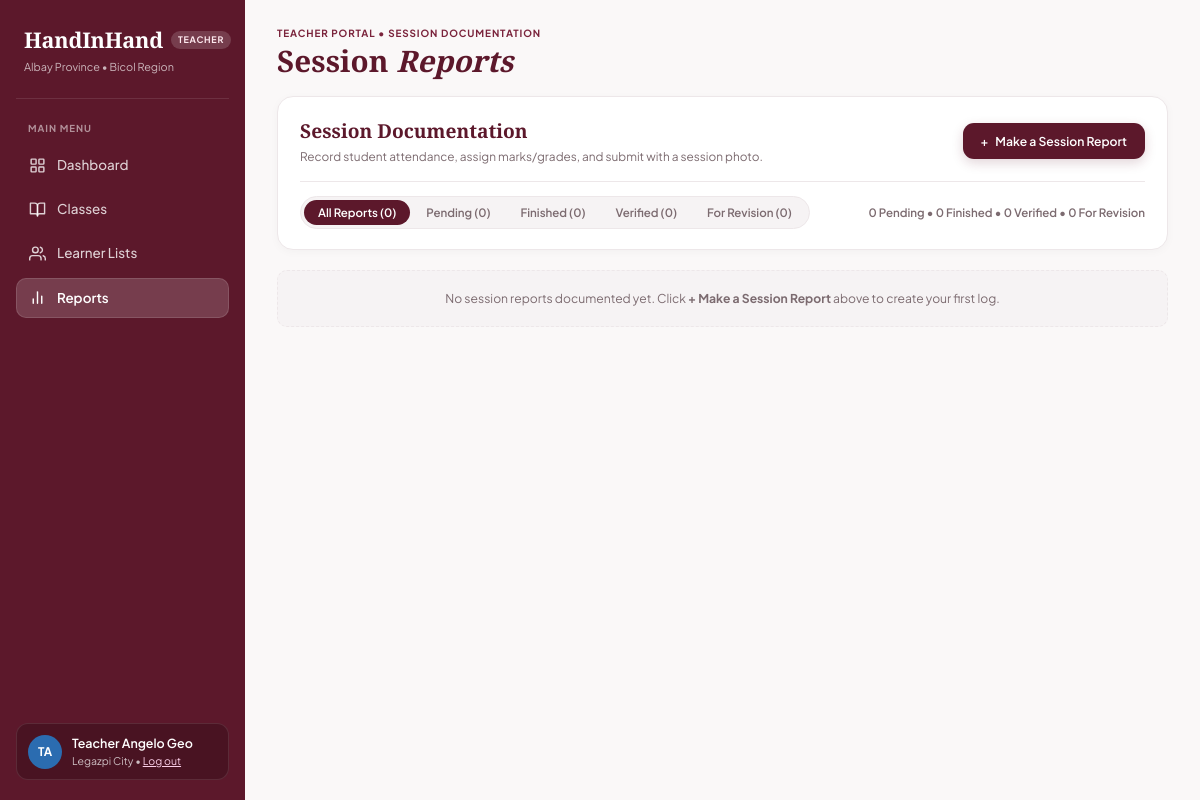
The app's page /teacher_reports.php, older data.
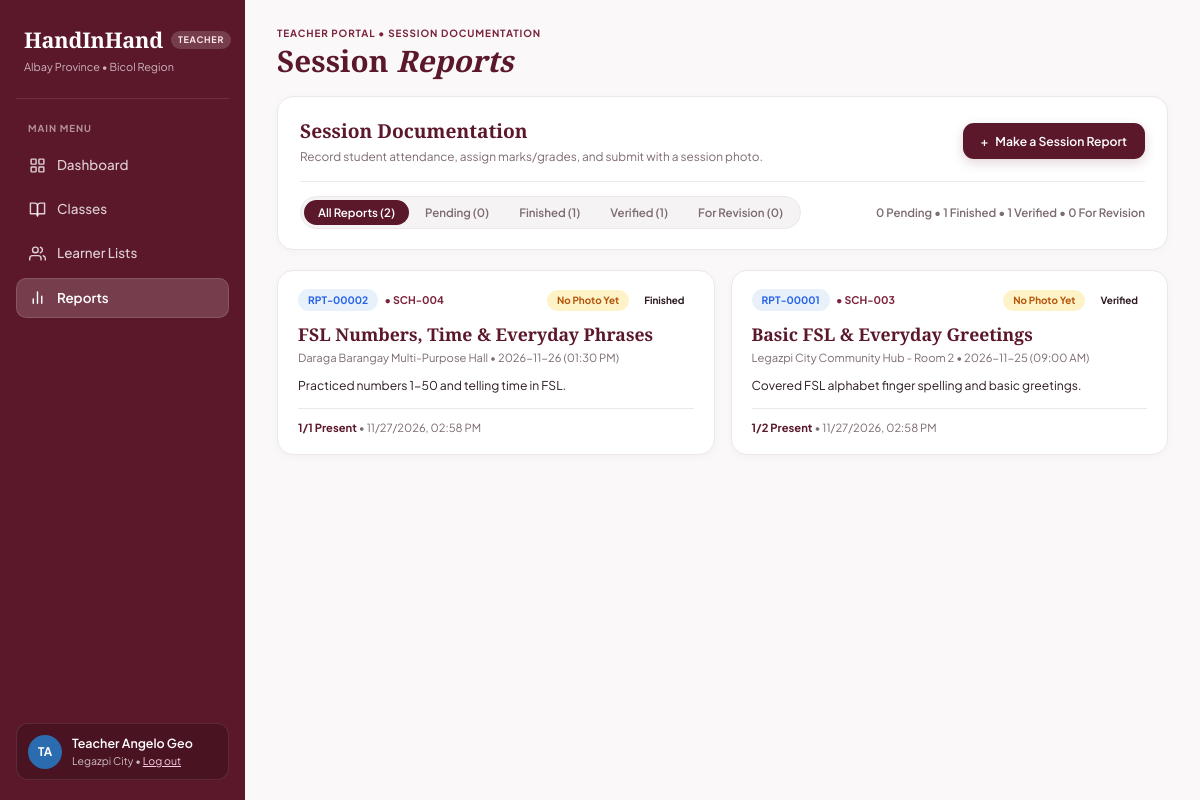
The same page, newer data.
### tables this page shows
CREATE TABLE `post_class_report` (
  `report_id` int(11) NOT NULL,
  `schedule_id` int(11) NOT NULL,
  `submitted_by` int(11) NOT NULL,
  `status` enum('Pending','Finished','Verified','For Revision') NOT NULL DEFAULT 'Pending',
  `summary_notes` text DEFAULT NULL,
  `admin_remarks` text DEFAULT NULL,
  `submission_timestamp` timestamp NOT NULL DEFAULT current_timestamp() ON UPDATE current_timestamp()
);

CREATE TABLE `class` (
  `class_id` int(11) NOT NULL,
  `created_by` int(11) NOT NULL,
  `class_title` varchar(200) NOT NULL,
  `description` text DEFAULT NULL,
  `max_capacity` int(11) NOT NULL CHECK (`max_capacity` > 0),
  `current_enrolled` int(11) NOT NULL DEFAULT 0 CHECK (`current_enrolled` >= 0 and `current_enrolled` <= `max_capacity`),
  `status` enum('Draft','Open','Ongoing','Completed','Cancelled') NOT NULL DEFAULT 'Open',
  `created_at` timestamp NOT NULL DEFAULT current_timestamp()
);

### teacher_reports.php (the view, shortened to what the changed rows need)
<?php
require_once __DIR__ . '/includes/db_connect.php';
$current_account_id = (int)($_SESSION['account_id'] ?? 0);
$teacher_id         = 0;
if (isset($conn) && $conn instanceof mysqli) {
    try {
        if ($current_account_id > 0) {
            $stmt = $conn->prepare("SELECT teacher_id, first_name, last_name FROM teachers WHERE account_id = ? LIMIT 1");
            $stmt->bind_param('i', $current_account_id);
            $stmt->execute();
            $tch = $stmt->get_result()->fetch_assoc();
            $stmt->close();
        } else {
            $res = $conn->query("SELECT teacher_id, first_name, last_name FROM teachers ORDER BY teacher_id ASC LIMIT 1");
            $tch = $res ? $res->fetch_assoc() : null;
        }
        if (!empty($tch)) {
            $teacher_id         = (int)$tch['teacher_id'];
        }
    } catch (Throwable $e) {
    }
}
$reports_list      = [];
if (isset($conn) && $conn instanceof mysqli) {
    try {
        $q_rep = "
            SELECT
                r.*,
                r.submission_timestamp AS submitted_at,
                s.schedule_id,
                s.session_date,
                s.start_time,
                c.class_id,
                c.class_title AS class_name,
                s.venue AS location,
                (SELECT p.photo_file_path FROM report_photos p
                  WHERE p.report_id = r.report_id
                  ORDER BY p.photo_id ASC LIMIT 1) AS photo_proof
            FROM post_class_report r
            JOIN class_schedule s ON s.schedule_id = r.schedule_id
            JOIN class c ON c.class_id = s.class_id
            JOIN class_teacher ct ON ct.class_id = c.class_id
            WHERE ct.teacher_id = " . (int)$teacher_id . "
            ORDER BY r.report_id DESC
        ";
        if ($res = $conn->query($q_rep)) {
            while ($rp = $res->fetch_assoc()) {
                $rid        = (int)$rp['report_id'];
                $sid        = (int)($rp['schedule_id'] ?? 0);
                $status_map    = ['pending' => 'Pending', 'finished' => 'Finished', 'verified' => 'Verified', 'for revision' => 'For Revision'];
                $raw_status    = strtolower(trim((string)($rp['status'] ?? 'pending')));
                $status_label  = $status_map[$raw_status] ?? 'Pending';
                $admin_remarks = trim((string)($rp['admin_remarks'] ?? ''));
                $photo_path = trim((string)($rp['photo_proof'] ?? ($rp['session_photo'] ?? '')));
                $has_photo  = ($photo_path !== '');
                $dt = (string)($rp['session_date'] ?? date('Y-m-d'));
                $tm = !empty($rp['start_time']) ? date('h:i A', strtotime((string)$rp['start_time'])) : '09:00 AM';
                $loc = $rp['location'] ?? 'Legazpi City (Brgy. Rawis)';
                $present_cnt = (int)($rp['present_count'] ?? 0);
                $total_cnt   = (int)($rp['total_students'] ?? 0);
                try {
                    if ($ratt = $conn->query("SELECT COUNT(*) AS tot, SUM(CASE WHEN LOWER(status)='present' THEN 1 ELSE 0 END) AS pres FROM session_attendance WHERE report_id = {$rid}")) {
                        $ar = $ratt->fetch_assoc();
                        if ((int)($ar['tot'] ?? 0) > 0) {
                            $total_cnt   = (int)$ar['tot'];
                            $present_cnt = (int)$ar['pres'];
                        }
                    }
                } catch (Throwable $ignore) {}
                $created_fmt = !empty($rp['submitted_at'])
                    ? date('m/d/Y, h:i A', strtotime((string)$rp['submitted_at']))
                    : (!empty($rp['created_at']) ? date('m/d/Y, h:i A', strtotime((string)$rp['created_at'])) : date('m/d/Y, h:i A'));
                $reports_list[] = [
                    'raw_id'      => $rid,
                    'report_code' => sprintf('RPT-%05d', $rid),
                    'sched_code'  => $sid > 0 ? sprintf('SCH-%03d', $sid) : 'SCH-001',
                    'title'       => $rp['class_name'] ?? 'FSL Session Report',
                    'meta_line'   => "{$loc} • {$dt} ({$tm})",
                    'notes'       => $rp['summary_notes'] ?? ($rp['notes'] ?? 'Session summary pending completion.'),
                    'has_photo'   => $has_photo,
                    'photo_path'  => $photo_path,
                    'status'      => $status_label,
                    'status_slug' => strtolower(str_replace(' ', '-', $status_label)),
                    'schedule_id' => $sid,
                    'class_id'    => (int)($rp['class_id'] ?? 0),
                    'admin_remarks' => $admin_remarks,
                    'attendance'  => "{$present_cnt}/{$total_cnt} Present",
                    'timestamp'   => $created_fmt,
                ];
            }
        }
    } catch (Throwable $e) {
        $reports_list = [];
    }
}
$cnt_all = count($reports_list);
$cnt_by_status = ['Pending' => 0, 'Finished' => 0, 'Verified' => 0, 'For Revision' => 0];
foreach ($reports_list as $r) {
    $cnt_by_status[$r['status']]++;
}
?>
<!DOCTYPE html>
<html lang="en">
<head>
    <link rel="stylesheet" href="assets/css/teacher.css?v=8">
</head>
<body>
<div class="teacher-layout">
    <main class="main-content">
        <header class="page-header">
            <div class="header-titles">
                <h1 class="page-title">Session <em>Reports</em></h1>
            </div>
        </header>
        <section class="rpt-control-card">
            <div class="rpt-header-top">
                <div>
                    <h2 class="rpt-card-heading">Session Documentation</h2>
                </div>
            </div>
            <div class="rpt-filter-row">
                <div class="segmented-filter-pills" role="tablist">
                    <button type="button" class="rpt-filter-pill active" data-filter="ALL">All Reports (<?php echo $cnt_all; ?>)</button>
                    <?php foreach ($cnt_by_status as $st_name => $st_cnt): ?>
                        <button type="button" class="rpt-filter-pill" data-filter="<?php echo htmlspecialchars($st_name); ?>">
                            <?php echo htmlspecialchars($st_name); ?> (<?php echo $st_cnt; ?>)
                        </button>
                    <?php endforeach; ?>
                </div>
                <span class="rpt-counts-text">
                    <?php echo $cnt_by_status['Pending']; ?> Pending &bull;
                    <?php echo $cnt_by_status['Finished']; ?> Finished &bull;
                    <?php echo $cnt_by_status['Verified']; ?> Verified &bull;
                    <?php echo $cnt_by_status['For Revision']; ?> For Revision
                </span>
            </div>
        </section>
        <section class="rpt-cards-grid" id="reportsCardsGrid">
            <?php if (empty($reports_list)): ?>
                <div class="empty-panel-note" style="grid-column: 1 / -1;">
                    No session reports documented yet. Click <strong>+ Make a Session Report</strong> above to create your first log.
                </div>
            <?php else: ?>
                <?php foreach ($reports_list as $rpt): ?>
                    <?php
                        $modal_json   = htmlspecialchars(json_encode($rpt), ENT_QUOTES, 'UTF-8');
                    ?>
                    <article class="rpt-item-card"
                             data-status="<?php echo htmlspecialchars($rpt['status']); ?>"
                             data-modal="<?php echo $modal_json; ?>">
                        <div class="rpt-item-top">
                            <div class="rpt-code-line">
                                <span class="rpt-id-pill"><?php echo htmlspecialchars($rpt['report_code']); ?></span>
                                <span class="rpt-sch-text">&bull; <?php echo htmlspecialchars($rpt['sched_code']); ?></span>
                            </div>
                            <div class="rpt-badges-right">
                                <?php if ($rpt['has_photo']): ?>
                                    <span class="rpt-photo-pill attached">&#128247; Photo Attached</span>
                                <?php else: ?>
                                    <span class="rpt-photo-pill missing">No Photo Yet</span>
                                <?php endif; ?>
                                <span class="class-status-pill rpt-status-<?php echo htmlspecialchars($rpt['status_slug']); ?>">
                                    <?php echo htmlspecialchars($rpt['status']); ?>
                                </span>
                            </div>
                        </div>
                        <h3 class="rpt-item-title"><?php echo htmlspecialchars($rpt['title']); ?></h3>
                        <div class="rpt-item-meta"><?php echo htmlspecialchars($rpt['meta_line']); ?></div>
                        <p class="rpt-item-notes"><?php echo htmlspecialchars($rpt['notes']); ?></p>
                        <div class="rpt-item-footer">
                            <strong><?php echo htmlspecialchars($rpt['attendance']); ?></strong>
                            <span>&bull; <?php echo htmlspecialchars($rpt['timestamp']); ?></span>
                        </div>
                    </article>
                <?php endforeach; ?>
            <?php endif; ?>
        </section>
    </main>
</div>
</body>
</html>

Row changes from the older to the newer data that the page shows:
added post_class_report: report_code "RPT-00002", sched_code "SCH-004", status "Finished", class.class_title "FSL Numbers, Time & Everyday Phrases", meta_line "Daraga Barangay Multi-Purpose Hall • 2026-11-26 (01:30 PM)", summary_notes "Practiced numbers 1-50 and telling time in FSL.", attendance "1/1 Present", timestamp "11/27/2026, 02:58 PM"
added post_class_report: report_code "RPT-00001", sched_code "SCH-003", status "Verified", class.class_title "Basic FSL & Everyday Greetings", meta_line "Legazpi City Community Hub - Room 2 • 2026-11-25 (09:00 AM)", summary_notes "Covered FSL alphabet finger spelling and basic greetings.", attendance "1/2 Present", timestamp "11/27/2026, 02:58 PM"
Text that changed along with them:
$cnt_all: "0" → "2"
$cnt_by_status['Finished']: "0" → "1"
$cnt_by_status['Verified']: "0" → "1"
new list line: "Finished ( 1 )"
new list line: "Verified ( 1 )"
list line gone: "Finished ( 0 )"
list line gone: "Verified ( 0 )"
text no longer shown: "No session reports documented yet. Click + Make a Session Report above to create your first log."
